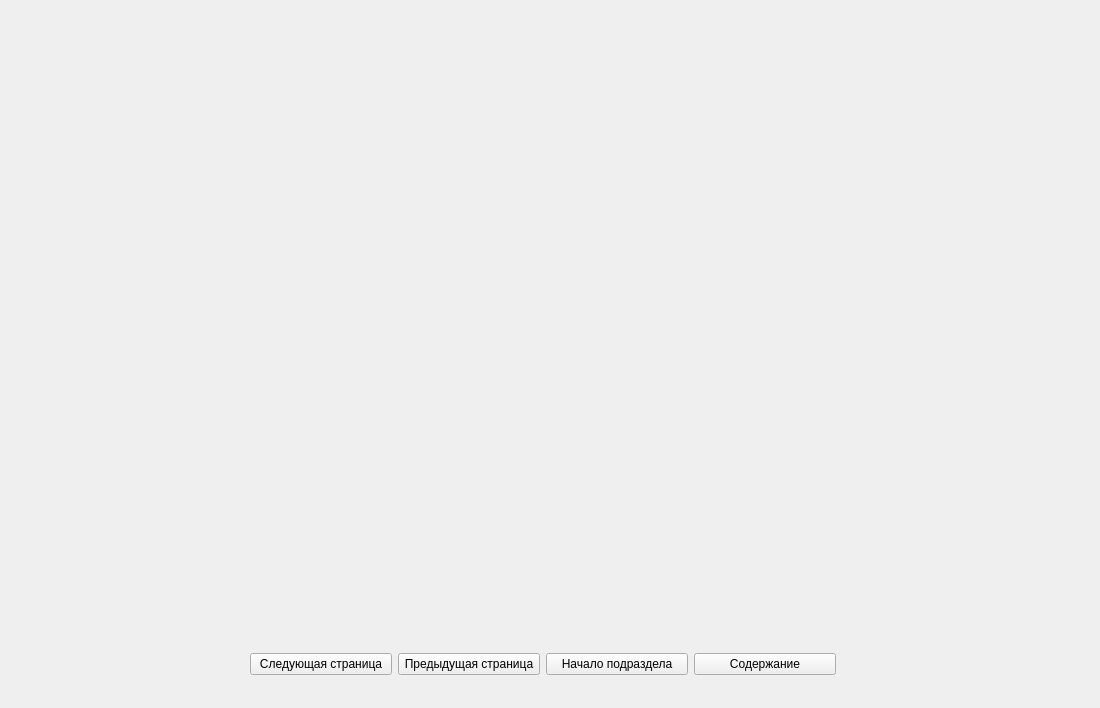
<?xml version="1.0" encoding="UTF-8"?>
<ui version="4.0">
 <class>Theory</class>
 <widget class="QWidget" name="Theory">
  <property name="geometry">
   <rect>
    <x>0</x>
    <y>0</y>
    <width>1100</width>
    <height>708</height>
   </rect>
  </property>
  <property name="windowTitle">
   <string>Form</string>
  </property>
  <widget class="QWidget" name="layoutWidget">
   <property name="geometry">
    <rect>
     <x>250</x>
     <y>650</y>
     <width>586</width>
     <height>29</height>
    </rect>
   </property>
   <layout class="QHBoxLayout" name="horizontalLayout">
    <item>
     <widget class="QPushButton" name="btnToNextPage">
      <property name="font">
       <font>
        <pointsize>9</pointsize>
       </font>
      </property>
      <property name="text">
       <string>Следующая страница</string>
      </property>
     </widget>
    </item>
    <item>
     <widget class="QPushButton" name="btnToPrevPage">
      <property name="font">
       <font>
        <pointsize>9</pointsize>
       </font>
      </property>
      <property name="text">
       <string>Предыдущая страница</string>
      </property>
     </widget>
    </item>
    <item>
     <widget class="QPushButton" name="btnToSubsectionStart">
      <property name="font">
       <font>
        <pointsize>9</pointsize>
       </font>
      </property>
      <property name="text">
       <string>Начало подраздела</string>
      </property>
     </widget>
    </item>
    <item>
     <widget class="QPushButton" name="btnToContent">
      <property name="font">
       <font>
        <pointsize>9</pointsize>
       </font>
      </property>
      <property name="text">
       <string>Содержание</string>
      </property>
     </widget>
    </item>
   </layout>
  </widget>
 </widget>
 <resources/>
 <connections/>
</ui>
